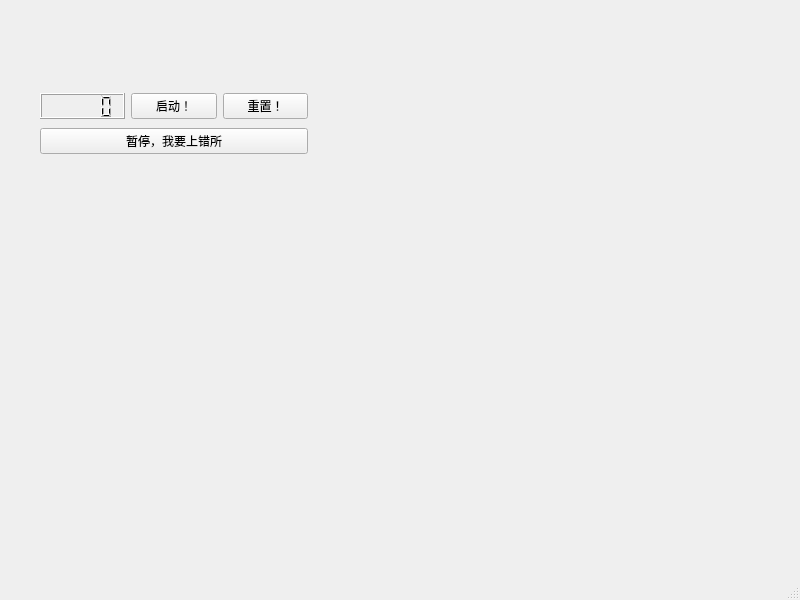
<?xml version="1.0" encoding="UTF-8"?>
<ui version="4.0">
 <class>Potato</class>
 <widget class="QMainWindow" name="Potato">
  <property name="geometry">
   <rect>
    <x>0</x>
    <y>0</y>
    <width>800</width>
    <height>600</height>
   </rect>
  </property>
  <property name="windowTitle">
   <string>MainWindow</string>
  </property>
  <widget class="QWidget" name="centralwidget">
   <widget class="QWidget" name="">
    <property name="geometry">
     <rect>
      <x>40</x>
      <y>90</y>
      <width>268</width>
      <height>69</height>
     </rect>
    </property>
    <layout class="QVBoxLayout" name="verticalLayout">
     <item>
      <layout class="QHBoxLayout" name="horizontalLayout_2">
       <item>
        <widget class="QLCDNumber" name="Timer"/>
       </item>
       <item>
        <widget class="QPushButton" name="pushButton">
         <property name="text">
          <string>启动！</string>
         </property>
        </widget>
       </item>
       <item>
        <widget class="QPushButton" name="pushButton_2">
         <property name="text">
          <string>重置！</string>
         </property>
        </widget>
       </item>
      </layout>
     </item>
     <item>
      <widget class="QPushButton" name="pushButton_3">
       <property name="text">
        <string>暂停，我要上错所</string>
       </property>
      </widget>
     </item>
    </layout>
   </widget>
  </widget>
  <widget class="QMenuBar" name="menubar">
   <property name="geometry">
    <rect>
     <x>0</x>
     <y>0</y>
     <width>800</width>
     <height>26</height>
    </rect>
   </property>
  </widget>
  <widget class="QStatusBar" name="statusbar"/>
 </widget>
 <resources/>
 <connections/>
</ui>
